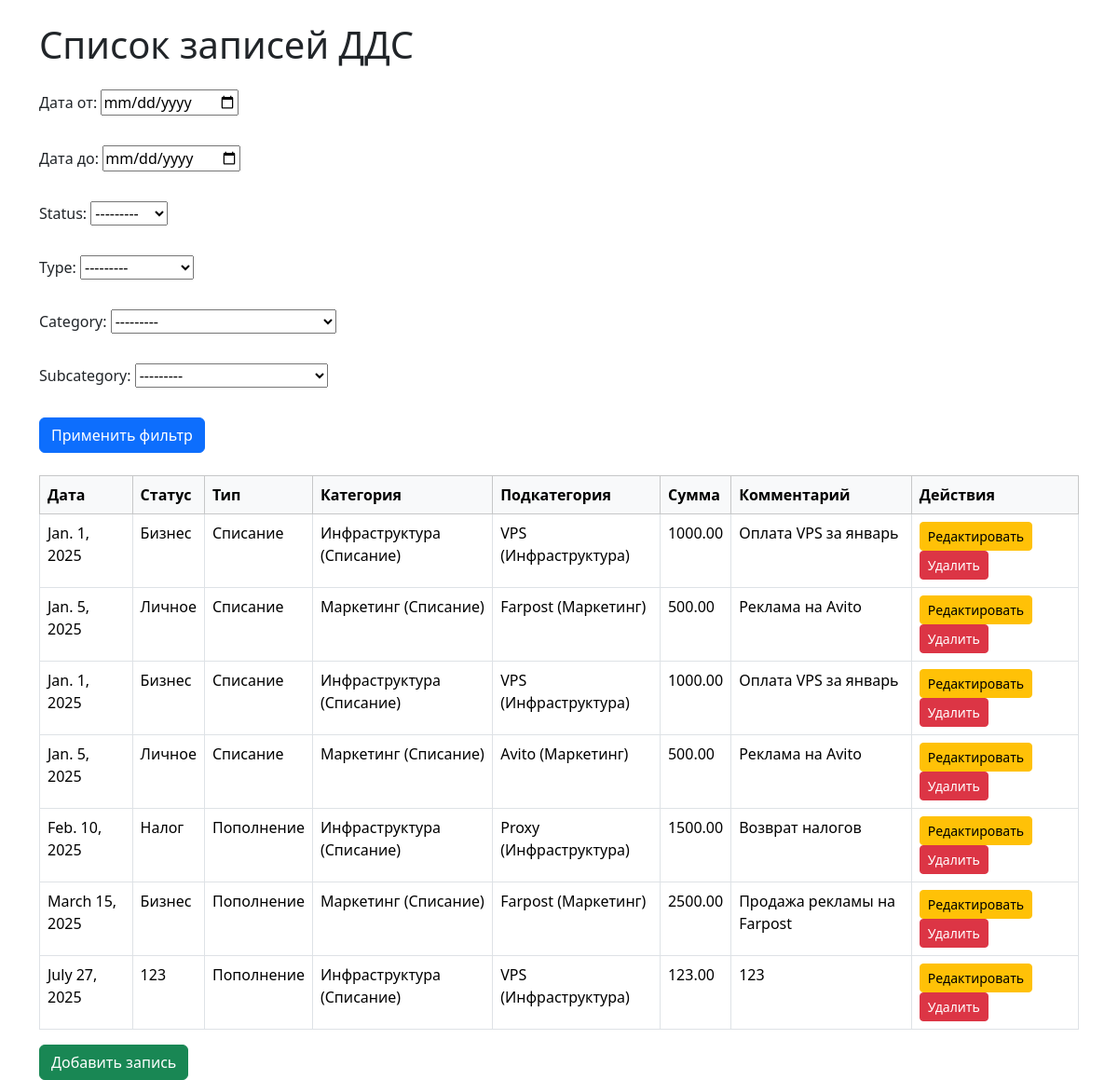
The page / on the database its author committed.
### dds/models.py (models this page shows, shortened)
class Category(models.Model):
    name = models.CharField(max_length=100)
    type = models.ForeignKey(Type, on_delete=models.CASCADE, related_name='categories')
    def __str__(self):
        return f'{self.name} ({self.type.name})'
    class Meta:
        verbose_name = 'Категория'
        verbose_name_plural = 'Категории'

class SubCategory(models.Model):
    name = models.CharField(max_length=100)
    category = models.ForeignKey(Category, on_delete=models.CASCADE, related_name='subcategories')
    def __str__(self):
        return f'{self.name} ({self.category.name})'
    class Meta:
        verbose_name = 'Подкатегория'
        verbose_name_plural = 'Подкатегории'

class Record(models.Model):
    created_at = models.DateField(auto_now_add=True)
    date = models.DateField()
    status = models.ForeignKey(Status, on_delete=models.PROTECT)
    type = models.ForeignKey(Type, on_delete=models.PROTECT)
    category = models.ForeignKey(Category, on_delete=models.PROTECT)
    subcategory = models.ForeignKey(SubCategory, on_delete=models.PROTECT)
    amount = models.DecimalField(max_digits=15, decimal_places=2)
    comment = models.TextField(blank=True, null=True)
    class Meta:
        verbose_name = 'Запись'
        verbose_name_plural = 'Записи'

class Status(models.Model):
    name = models.CharField(max_length=100, unique=True)
    def __str__(self):
        return self.name
    class Meta:
        verbose_name = 'Статус'
        verbose_name_plural = 'Статусы'

class Type(models.Model):
    name = models.CharField(max_length=100, unique=True)
    def __str__(self):
        return self.name
    class Meta:
        verbose_name = 'Тип'
        verbose_name_plural = 'Типы'

### dds/views.py (the view)
# urls.py: path('', RecordListView.as_view(), name='record_list'),
class RecordListView(ListView):
    model = Record
    template_name = 'record_list.html'
    context_object_name = 'records'

### dds/templates/record_list.html (shortened to what this page needs)
{% load static %}
<!DOCTYPE html>
<html lang="ru">
<head>
    <link href="https://cdn.jsdelivr.net/npm/bootstrap@5.3.3/dist/css/bootstrap.min.css" rel="stylesheet">
</head>
<body class="container mt-4">
    <h1 class="mb-4">Список записей ДДС</h1>
    <form method="get" class="row g-3 mb-4">
        {{ filter.form.as_p }}
        <div class="col-12">
            <button type="submit" class="btn btn-primary">Применить фильтр</button>
        </div>
    </form>
    <table class="table table-bordered table-hover">
        <thead class="table-light">
            <tr>
                <th>Дата</th>
                <th>Статус</th>
                <th>Тип</th>
                <th>Категория</th>
                <th>Подкатегория</th>
                <th>Сумма</th>
                <th>Комментарий</th>
                <th>Действия</th>
            </tr>
        </thead>
        <tbody>
        {% for record in records %}
            <tr>
                <td>{{ record.date }}</td>
                <td>{{ record.status }}</td>
                <td>{{ record.type }}</td>
                <td>{{ record.category }}</td>
                <td>{{ record.subcategory }}</td>
                <td>{{ record.amount }}</td>
                <td>{{ record.comment }}</td>
                <td>
                    <a href="{% url 'record_edit' record.pk %}" class="btn btn-sm btn-warning">Редактировать</a>
                    <a href="{% url 'record_delete' record.pk %}" class="btn btn-sm btn-danger">Удалить</a>
                </td>
            </tr>
        {% empty %}
            <tr><td colspan="8" class="text-center">Нет записей</td></tr>
        {% endfor %}
        </tbody>
    </table>
    <a href="{% url 'record_add' %}" class="btn btn-success">Добавить запись</a>
</body>
</html>

### rows shown on the page
Category: type "---------"
SubCategory: category "---------"
Record: date "Jan. 1, 2025", status "Бизнес", type "Списание", category "Инфраструктура (Списание)", subcategory "VPS (Инфраструктура)", amount "1000.00", comment "Оплата VPS за январь"
Record: date "Jan. 5, 2025", status "Личное", type "Списание", category "Маркетинг (Списание)", subcategory "Farpost (Маркетинг)", amount "500.00", comment "Реклама на Avito"
Record: date "Jan. 1, 2025", status "Бизнес", type "Списание", category "Инфраструктура (Списание)", subcategory "VPS (Инфраструктура)", amount "1000.00", comment "Оплата VPS за январь"
Record: date "Jan. 5, 2025", status "Личное", type "Списание", category "Маркетинг (Списание)", subcategory "Avito (Маркетинг)", amount "500.00", comment "Реклама на Avito"
Record: date "Feb. 10, 2025", status "Налог", type "Пополнение", category "Инфраструктура (Списание)", subcategory "Proxy (Инфраструктура)", amount "1500.00", comment "Возврат налогов"
Record: date "March 15, 2025", status "Бизнес", type "Пополнение", category "Маркетинг (Списание)", subcategory "Farpost (Маркетинг)", amount "2500.00", comment "Продажа рекламы на Farpost"
Record: date "July 27, 2025", status "123", type "Пополнение", category "Инфраструктура (Списание)", subcategory "VPS (Инфраструктура)", amount "123.00", comment "123"
